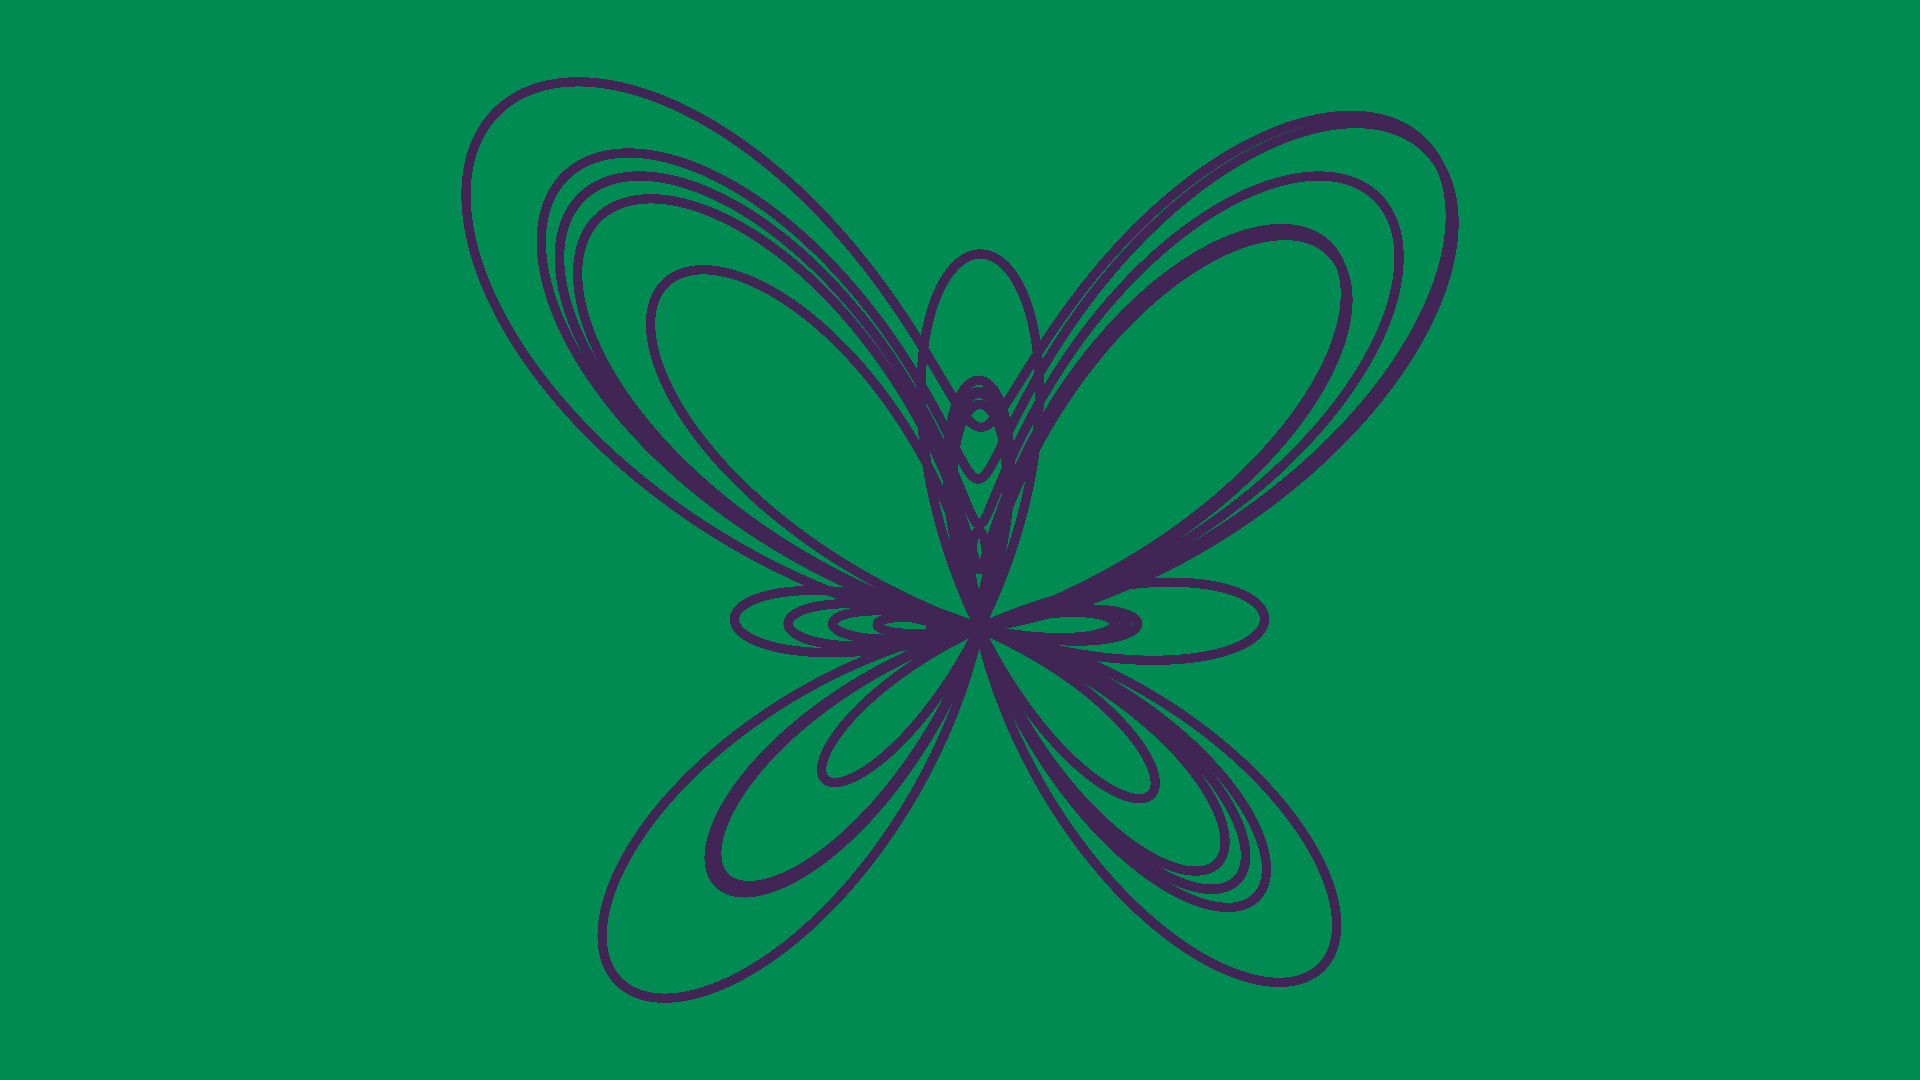

Generate this figure with Python:
from pathlib import Path

import numpy as np

from template_plt import plt


def main() -> None:
    # start
    fp: Path = Path(__file__).resolve().with_suffix(".png")
    c0: str = "#008B52"
    c1: str = "#412554"
    c2: str = "#FFE4A8"
    fig: plt.Figure
    ax: plt.Axes
    fig, ax = plt.subplots()
    # plot
    n: int = 96
    t: np.ndarray = np.linspace(0, 2*n*np.pi, 1+3600*n, endpoint=True)
    r: np.ndarray = np.exp(np.sin(t)) - 2*np.cos(4*t) + np.pow(np.sin((4*t-np.pi)/24), 5)
    ax.plot(r*np.cos(t), r*np.sin(t), color=c1, linewidth=6)
    # finish
    ax.axis("off")
    ax.set_aspect("equal")
    ax.set_facecolor(c0)
    fig.set_facecolor(c0)
    fig.tight_layout()
    fig.savefig(fp, facecolor=fig.get_facecolor())
    plt.cla()
    plt.clf()
    plt.close(fig)
    return None


if __name__ == "__main__":
    main()
